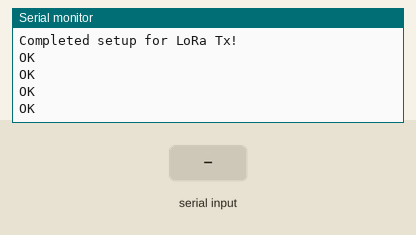
A program run on a simulated ESP32. On the bench: the last lines printed to the serial monitor. Inputs (shaded band) come from the test bench. The modem accepts every AT command (registered, SIM ready, sends succeed) and sends nothing else.

Above: at 5.2 s.
5.3 s: "1" received over the second serial link
At 6.8 s:
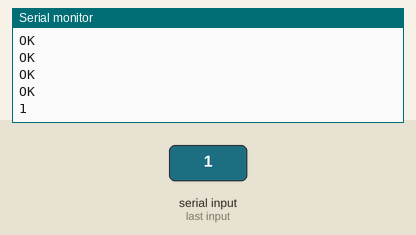
7.5 s: "0" received over the second serial link
At 8.4 s:
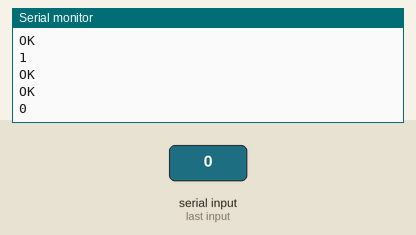
9.0 s: "2" received over the second serial link
At 9.8 s:
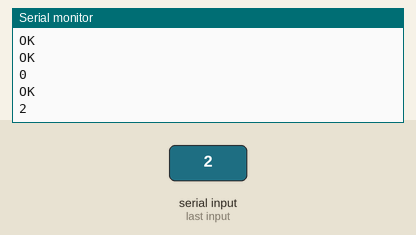

The program:

main.cpp
```cpp
#include <Arduino.h>
#include <SoftwareSerial.h>

#define RX_PIN 25
#define TX_PIN 26

SoftwareSerial lora(RX_PIN, TX_PIN);

void setup() {
  Serial.begin(9600);
  while(!Serial);

  lora.begin(9600);
  Serial.println("Completed setup for LoRa Tx!");
  delay(1000);

  char* lora_IPR = "AT+IPR=9600\r\n";           // BAUD RATE
  char* lora_ADDRESS = "AT+ADDRESS=120\r\n";    // 0~65535(default 0)
  char* lora_NETWORKID = "AT+NETWORKID=6\r\n";  // 0~16(default 0)

  lora.write(lora_IPR);
  delay(1000);
  if (lora.available()) {
    while (lora.available()) {
      char c = lora.read();
      Serial.print(c);
    }
    Serial.println();
  }

  lora.write(lora_ADDRESS);
  delay(1000);
  if (lora.available()) {
    while (lora.available()) {
      char c = lora.read();
      Serial.print(c);
    }
    Serial.println();
  }

  lora.write(lora_NETWORKID);
  delay(1000);
  if (lora.available()) {
    while (lora.available()) {
      char c = lora.read();
      Serial.print(c);
    }
    Serial.println();
  }

}

void loop() {
  // put your main code here, to run repeatedly:
  // Send AT Commands for validation!
  char* lora_OK = "AT\r\n";
  char* lora_IPR = "AT+IPR?\r\n";
  char* lora_ADDRESS = "AT+ADDRESS?\r\n";
  char* lora_NETWORKID = "AT+NETWORKID?\r\n";
  char* lora_MODE = "AT+MODE?\r\n";
  char* lora_PARAMETER = "AT+PARAMETER?\r\n";
  char* lora_SEND = "AT+SEND=0,11,HELLO WORLD\r";

  lora.write(lora_OK);
  delay(1000);
  if (lora.available()) {
    while (lora.available()) {
      char c = lora.read();
      Serial.print(c);
    }
    Serial.println();
  }

  lora.write(lora_IPR);
  delay(1000);
  if (lora.available()) {
    while (lora.available()) {
      char c = lora.read();
      Serial.print(c);
    }
    Serial.println();
  }

  lora.write(lora_MODE);
  delay(1000);
  if (lora.available()) {
    while (lora.available()) {
      char c = lora.read();
      Serial.print(c);
    }
    Serial.println();
  }

  lora.write(lora_PARAMETER);
  delay(1000);
  if (lora.available()) {
    while (lora.available()) {
      char c = lora.read();
      Serial.print(c);
    }
    Serial.println();
  }

  lora.write(lora_ADDRESS);
  delay(1000);
  if (lora.available()) {
    while (lora.available()) {
      char c = lora.read();
      Serial.print(c);
    }
    Serial.println();
  }

  lora.write(lora_NETWORKID);
  delay(1000);
  if (lora.available()) {
    while (lora.available()) {
      char c = lora.read();
      Serial.print(c);
    }
    Serial.println();
  }

  lora.println(lora_SEND);
  delay(1000);
  if (lora.available()) {
    while (lora.available()) {
      char c = lora.read();
      Serial.print(c);
    }
    Serial.println();
  }

  delay(1000);
}
```

Measured:
- after the input at 5.3 s, the serial monitor: prints a new line after 0.70 s (image 1)
- after the input at 7.5 s, the serial monitor: prints a new line after 0.51 s (image 2)
- after the input at 9.0 s, the serial monitor: prints a new line at once (image 3)
